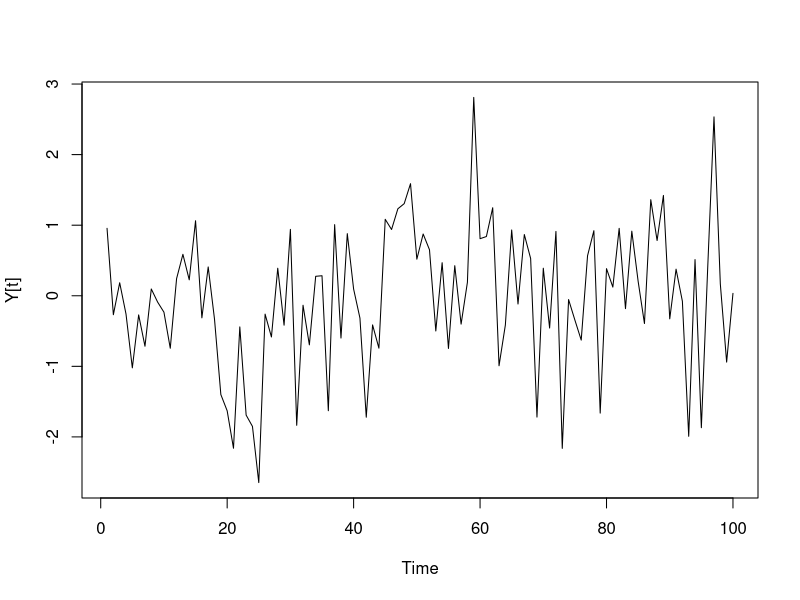
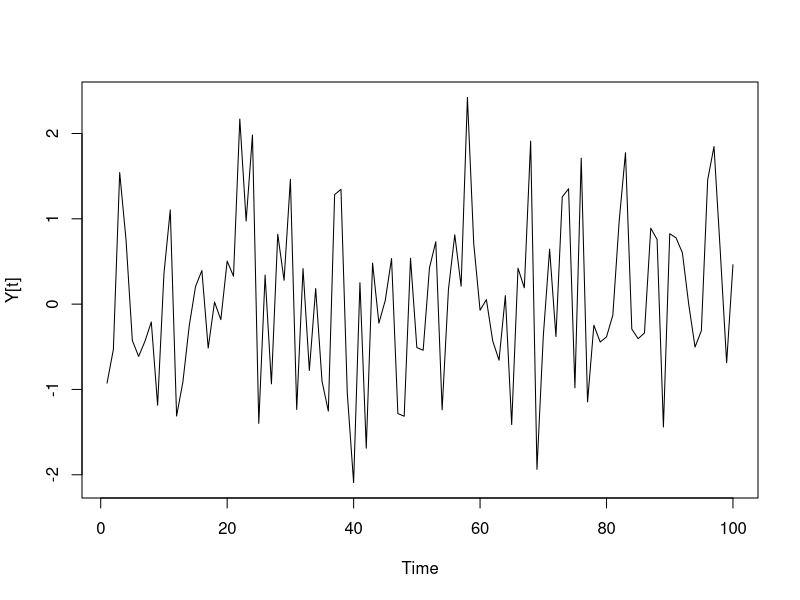
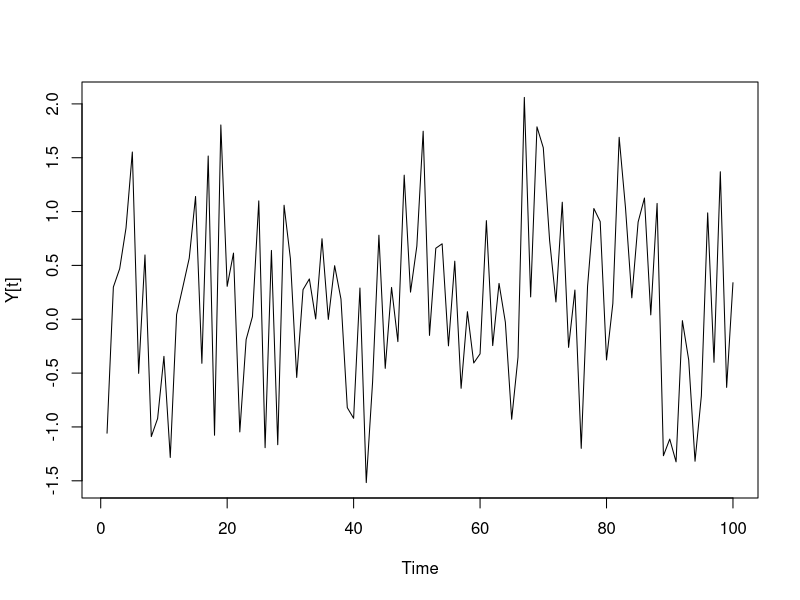
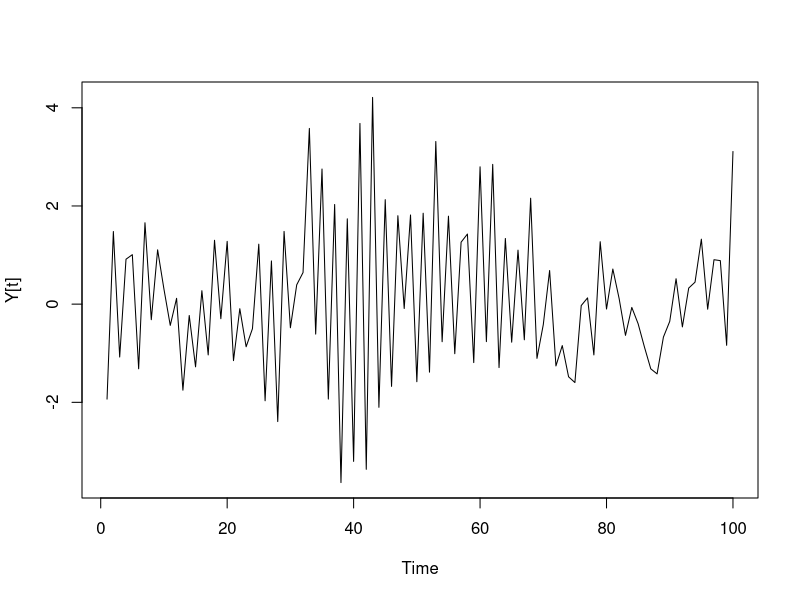
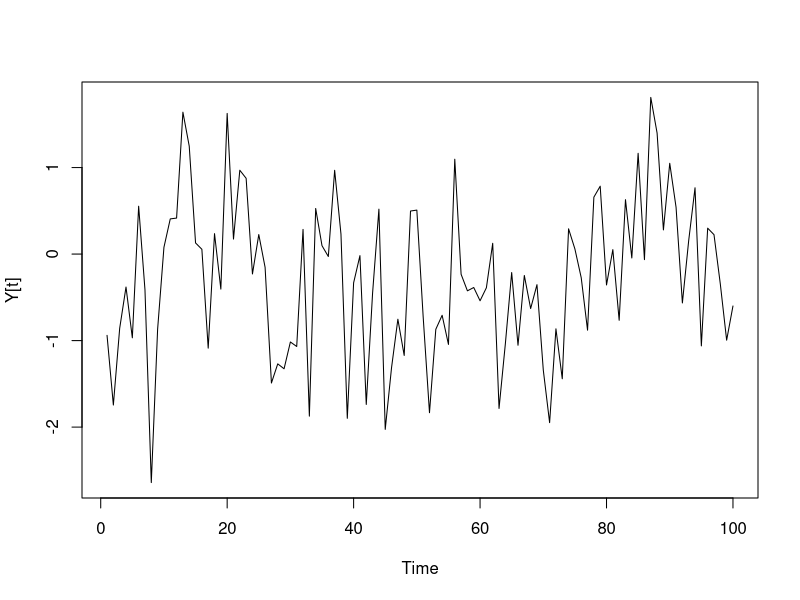
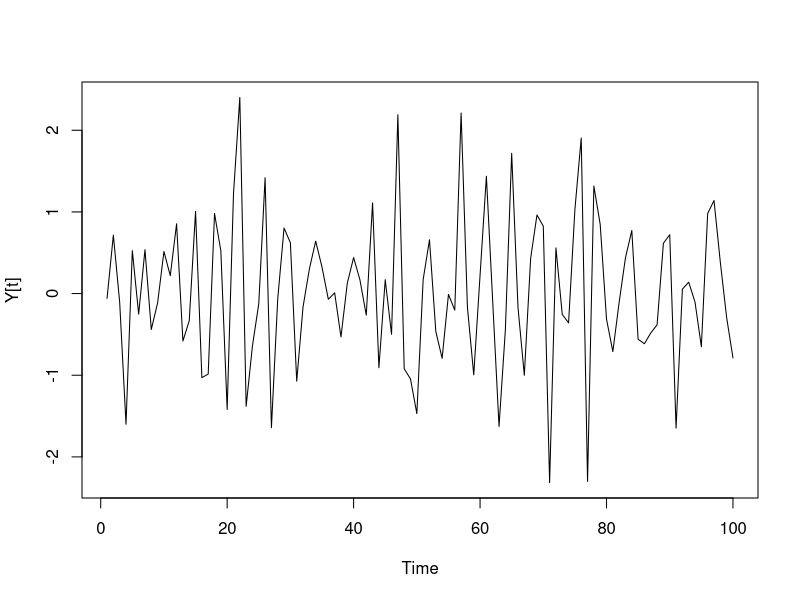
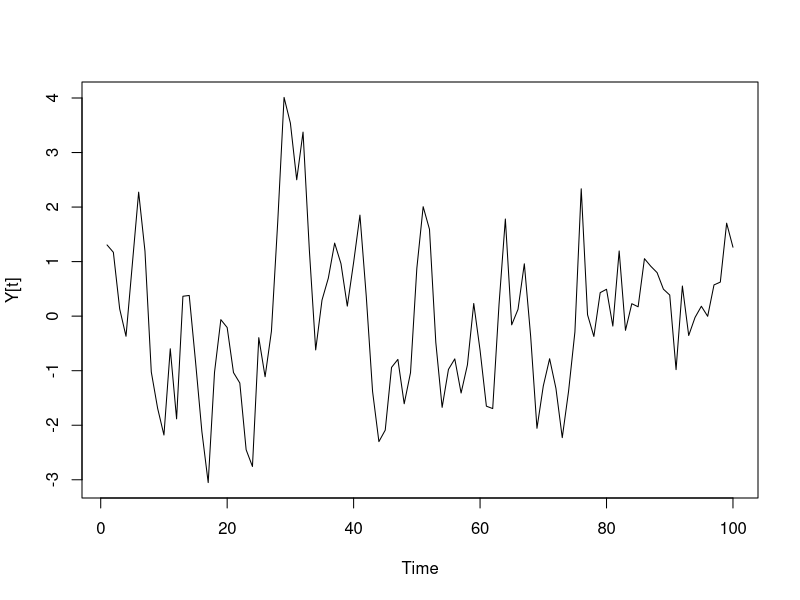
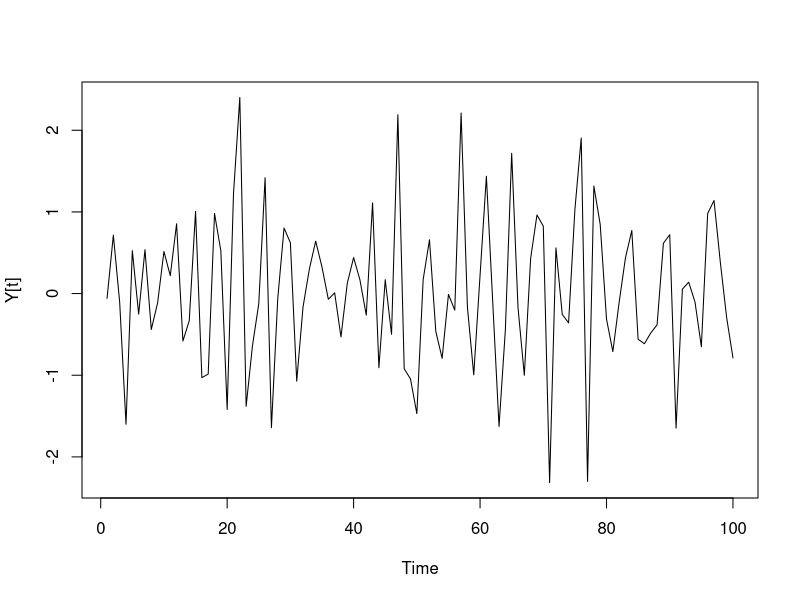

R code for these plots, in order:
setwd("C:/Users/jesus/Tarea5/")
rm(list=ls())

library(ggplot2)
library(tseries)
library(forecast)
library(quantmod)
library(dplyr)

set.seed(126)
AR2 <- arima.sim(model=list(order=c(2,0,0), ar=c(0.1,0.2), sd=0.1),n=100)
AR2a<-arima.sim(n=100,model=list(order=c(2,0,0), ar=c(-0.1,-0.2), sd=0.1))
AR2b<-arima.sim(n=100,model=list(order=c(2,0,0), ar=c(0.3,0.4), sd=0.1))
AR2c<-arima.sim(n=100,model=list(order=c(2,0,0), ar=c(-0.3,0.4), sd=0.1))
AR2d<-arima.sim(n=100,model=list(order=c(2,0,0), ar=c(0.2,0.2), sd=0.1))
AR2e<-arima.sim(n=100,model=list(order=c(2,0,0), ar=c(-0.2,-0.2), sd=0.1))
AR2f<-arima.sim(n=100,model=list(order=c(2,0,0), ar=c(0.7,-0.1), sd=0.1))
AR2g<-arima.sim(n=100,model=list(order=c(2,0,0), ar=c(-0.7,-0.1), sd=0.1))
####Graficando las simulaciones en primera forma####
plot.ts(AR2,ylab="Y[t]")
plot.ts(AR2a,ylab="Y[t]")
plot.ts(AR2b,ylab="Y[t]")
plot.ts(AR2c,ylab="Y[t]")
plot.ts(AR2d,ylab="Y[t]")
plot.ts(AR2e,ylab="Y[t]")
plot.ts(AR2f,ylab="Y[t]")
plot.ts(AR2e,ylab="Y[t]")
plot.ts(AR2g,ylab="Y[t]")
adf.test(AR2e)
ar.acf<-acf(AR2g,type = "correlation",plot=T)

####Probando para un n<30####
AR21<-arima.sim(n=25,model=list(order=c(2,0,0), ar=c(-0.1,-0.2), sd=0.1))
plot.ts(AR21,ylab="Y[t]")
adf.test(AR21)
acf(AR21)

####Graficando las simulaciones en segunda forma####
par(mfrow = c(2,4))
ylm <- c(min(AR2a, AR2b, AR2c, AR2d, AR2e, AR2f, AR2g), 
             max(AR2a, AR2b, AR2c, AR2d, AR2e, AR2f, AR2g))

plot.ts(AR2a, ylim = ylm, main = "phi[1] = -0.1 &  phi[2] = -0.2")
plot.ts(AR2b, ylim = ylm, main = " phi[1] = 0.3 &  phi[2] = 0.4")
plot.ts(AR2c, ylim = ylm, main = " phi[1] = -0.3 &  phi[2] =0.4")
plot.ts(AR2d, ylim = ylm, main = " phi[1] = 0.2 & phi[2] = 0.2")
plot.ts(AR2e, ylim = ylm, main = " phi[1] = -0.2 &  phi[2] =-0.2")
plot.ts(AR2f, ylim = ylm, main = " phi[1] = 0.7 &  phi[2] = 0.1")
plot.ts(AR2g, ylim = ylm, main = " phi[1] = -0.7 &  phi[2] = -0.1")

graphics.off()

####Graficando funciones de autocorrelacion simple Y Autocorrelacion parcial####
par(mfrow=c(1,2))
acf(AR2a, ylim = ylm, main = "phi[1] = -0.1 &  phi[2] = -0.2")
pacf(AR2a, ylim = ylm, main = "phi[1] = -0.1 &  phi[2] = -0.2")

par(mfrow=c(1,2))
acf(AR2b, ylim = ylm, main = " phi[1] = 0.3 &  phi[2] = 0.4")
pacf(AR2b, ylim = ylm, main = " phi[1] = 0.3 &  phi[2] = 0.4")

par(mfrow=c(1,2))
acf(AR2c, ylim = ylm, main = " phi[1] = -0.3 &  phi[2] =0.4")
pacf(AR2c, ylim = ylm, main = " phi[1] = -0.3 &  phi[2] =0.4")

par(mfrow=c(1,2))
acf(AR2d, ylim = ylm, main = " phi[1] = 0.2 & phi[2] = 0.2")
pacf(AR2d, ylim = ylm, main = " phi[1] = 0.2 & phi[2] = 0.2")

par(mfrow=c(1,2))
acf(AR2e, ylim = ylm, main = " phi[1] = -0.2 &  phi[2] =-0.2")
pacf(AR2e, ylim = ylm, main = " phi[1] = -0.2 &  phi[2] =-0.2")

par(mfrow=c(1,2))
acf(AR2f, ylim = ylm, main = " phi[1] = 0.7 &  phi[2] = 0.1")
pacf(AR2f, ylim = ylm, main = " phi[1] = 0.7 &  phi[2] = 0.1")

par(mfrow=c(1,2))
acf(AR2g, ylim = ylm, main = " phi[1] = -0.7 &  phi[2] = -0.1")
pacf(AR2g, ylim = ylm, main = " phi[1] = -0.7 &  phi[2] = -0.1")

####Forma MA(2), funciones de autocorrelacion simple y parcial####
rm(list=ls())
set.seed(126)

layout(matrix(c(1,1,2,3) ,2,2,byrow=TRUE))
MA2a<-arima.sim(list(order=c(0,0,2),ma=c(0.3,0.2)),n=100)
plot(MA2a,main=(expression(MA(2)~~~~theta==c(0.3,0.2))))
acf(MA2a , main=(expression(MA(2)~~~~theta==c(0.3,0.2))))
pacf(MA2a ,main=(expression(MA(2)~~~~theta==c(0.3,0.2))))

layout(matrix(c(1,1,2,3) ,2,2,byrow=TRUE))
MA2b<-arima.sim(list(order=c(0,0,2),ma=c(-0.1,-0.3)),n=100)
plot(MA2b,main=(expression(MA2b~~~~theta==c(-0.1,-0.3))))
acf(MA2b , main=(expression(MA2b~~~~theta==c(-0.1,-0.3))))
pacf(MA2b ,main=(expression(MA2b~~~~theta==c(-0.1,-0.3))))

layout(matrix(c(1,1,2,3) ,2,2,byrow=TRUE))
MA2c<-arima.sim(list(order=c(0,0,2),ma=c(-0.3,0.5)),n=100)
plot(MA2c,main=(expression(MA2c~~~~theta==c(-0.3,0.5))))
acf(MA2c , main=(expression(MA2c~~~~theta==c(-0.3,0.5))))
pacf(MA2c ,main=(expression(MA2c~~~~theta==c(-0.3,0.5))))

layout(matrix(c(1,1,2,3) ,2,2,byrow=TRUE))
MA2d<-arima.sim(list(order=c(0,0,2),ma=c(0.7,0.1)),n=100)
plot(MA2d,main=(expression(MA2d~~~~theta==c(0.7,0.1))))
acf(MA2d , main=(expression(MA2d~~~~theta==c(0.7,0.1))))
pacf(MA2d ,main=(expression(MA2d~~~~theta==c(0.7,0.1))))

layout(matrix(c(1,1,2,3) ,2,2,byrow=TRUE))
MA2e<-arima.sim(list(order=c(0,0,2),ma=c(-0.1,0.1)),n=100)
plot(MA2e,main=(expression(MA2e~~~~theta==c(-0.1,0.1))))
acf(MA2e , main=(expression(MA2e~~~~theta==c(-0.1,0.1))))
pacf(MA2e ,main=(expression(MA2e~~~~theta==c(-0.1,0.1))))


#### Modelos o procesos ARMA ####
set.seed(126)
ARIMAA <- list(order = c(2,0,2),
               ar = c(-0.1,-0.2),
               ma = c(0.3,0.2))

mu = 5
# Simulamos el proceso arma + mu (media)
ARIMAA.sim <- arima.sim(n = 100, model = ARIMAA) + mu 

class(ARIMAA.sim)
plot.ts(ARIMAA.sim)
acf(ARIMAA.sim) 
pacf(ARIMAA.sim) 

# ARMA(2,2) = AR(2) + MA(2)
# Estimar esos parametros
arima(x = ARIMAA.sim, order=c(2,0,2))


set.seed(126)
ARIMAA2 <- list(order = c(2,0,2),
               ar = c(0.3,0.4),
               ma = c(-0.1,-0.3))

mu = 4
# Simulamos el proceso arma + mu (media)
ARIMAA2.sim <- arima.sim(n = 100, model = ARIMAA) + mu 

class(ARIMAA2.sim)
plot.ts(ARIMAA2.sim)
acf(ARIMAA2.sim) 
pacf(ARIMAA2.sim) 

# ARMA(2,2) = AR(2) + MA(2)
# Estimar esos parametros
arima(x = ARIMAA2.sim, order=c(2,0,2))














